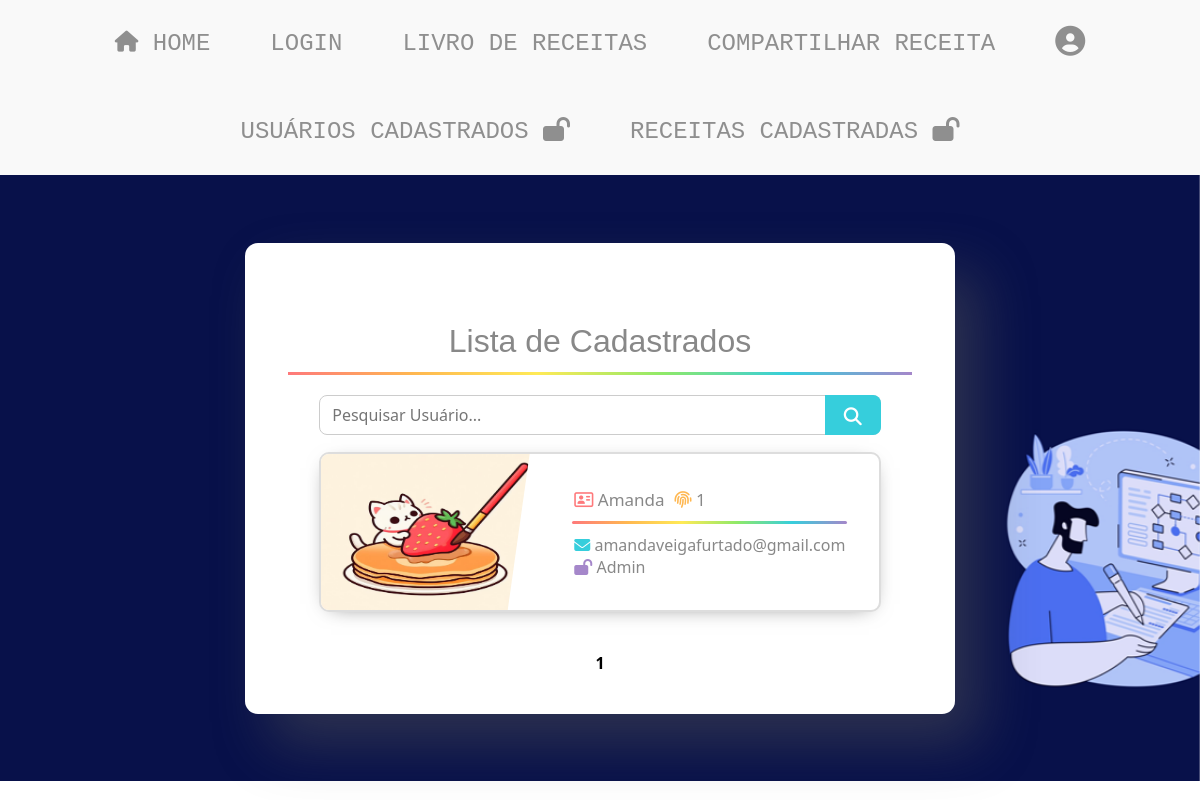
/usuario/listagem_cadastros.php, run on the app's committed database.
### tables this page shows
CREATE TABLE IF NOT EXISTS `usuario` (
  `id_usuario` int NOT NULL AUTO_INCREMENT,
  `nome_usuario` varchar(220) NOT NULL,
  `email_usuario` varchar(220) NOT NULL,
  `senha_usuario` varchar(220) NOT NULL,
  `imagem_usuario` varchar(220) NOT NULL DEFAULT '../css/img/usuario/no_image.png',
  `statusAdministrador_usuario` char(1) NOT NULL DEFAULT 'c',
  PRIMARY KEY (`id_usuario`),
  UNIQUE KEY `unique_nome_usuario` (`nome_usuario`),
  UNIQUE KEY `unique_email_usuario` (`email_usuario`)
);

### usuario/listagem_cadastros.php (the view, shortened to what this page needs)
<?php
    include_once '../conexao.php';
    include_once '../menu.php';
    include_once '../menu_admin.php';
?>
<!DOCTYPE html>
<html lang="pt-br">
<head>
</head>
<body>
    <div class="container_background_image_grow">
        <div class="container_whitecard_grow">
            <div class="container_form">
                <div class="form-title-big">
                    <button>Lista de Cadastrados</button>
                    <div class="toggle-line-big"></div>
                </div>
                <div style="position: relative; width: 90%; align-items: center;">
                    <form method="GET" action="">
                        <input type="text" name="search" id="search" placeholder="Pesquisar Usuário..." style="width: 100%; padding-right: 40px; height: 40px; border-radius: 8px; border: 1px solid #ccc; box-sizing: border-box;" value="<?php echo isset($_GET['search']) ? htmlspecialchars($_GET['search']) : ''; ?>">
                        <button type="submit" class="button-search" style="position: absolute; right: 0; top: 0; height: 40px; width: 10%; border-radius: 0 8px 8px 0; border: none;">
                            <i class="fa fa-search"></i>
                        </button>
                    </form>
                </div>
                <?php
                $pagina_atual = filter_input(INPUT_GET, "page", FILTER_SANITIZE_NUMBER_INT);
                $pagina = !empty($pagina_atual) ? $pagina_atual : 1;
                $limite_resultado = 7;
                $inicio = ($limite_resultado * $pagina) - $limite_resultado;
                $search = filter_input(INPUT_GET, 'search', FILTER_SANITIZE_FULL_SPECIAL_CHARS);
                $search_param = '%' . $search . '%';
                try {
                    $query_usuario = "SELECT id_usuario, nome_usuario, email_usuario, imagem_usuario, statusAdministrador_usuario
                                      FROM usuario
                                      WHERE nome_usuario LIKE :search OR email_usuario LIKE :search
                                      LIMIT :inicio, :limite";
                    $result_usuario = $conn->prepare($query_usuario);
                    $result_usuario->bindParam(':search', $search_param, PDO::PARAM_STR);
                    $result_usuario->bindValue(':inicio', (int) $inicio, PDO::PARAM_INT);
                    $result_usuario->bindValue(':limite', (int) $limite_resultado, PDO::PARAM_INT);
                    $result_usuario->execute();
                    $usuarios = $result_usuario->fetchAll(PDO::FETCH_ASSOC);
                    if (!empty($usuarios)) {
                        foreach ($usuarios as $usuario) {
                            $id_usuario = htmlspecialchars($usuario['id_usuario']);
                            $nome_usuario = htmlspecialchars($usuario['nome_usuario']) ?? 'Nome do Usuário Indisponível';
                            $email_usuario = htmlspecialchars($usuario['email_usuario']);
                            $imagem_usuario = htmlspecialchars($usuario['imagem_usuario']) ?? 'caminho/default_image.jpg';
                            $statusAdministrador_usuario = htmlspecialchars($usuario['statusAdministrador_usuario']);
                            ?>
<div class="projcard-small">
    <a href="registro_usuario.php?id_usuario=<?php echo htmlspecialchars($id_usuario); ?>" style="text-decoration: none; display: block;">
        <div class="projcard-innerbox">
            <img class="projcard-img" src="<?php echo htmlspecialchars($imagem_usuario); ?>" alt="Imagem do Usuário">
            <div class="projcard-textbox">
                <div class="projcard-subtitle">
                    <?php echo '<br><i class="fa-regular fa-address-card" style="color: #fe797b;"></i> ' . htmlspecialchars($nome_usuario) . '<span style="margin-left: 10px;"></span><i class="fa-solid fa-fingerprint" style="color: #ffb750;"></i> ' . htmlspecialchars($id_usuario); ?>
                    <div class="projcard-bar"></div>
                </div>
                <div class="projcard-description">
                    <?php
                        echo '<i class="fa-solid fa-envelope" style="color: #36cedc;"></i> ' . htmlspecialchars($email_usuario) . '<br>';
                        if ($statusAdministrador_usuario == 'a') {
                            echo '<i class="fa-solid fa-lock-open" style="color: #a587ca;"></i> Admin';
                        } elseif ($statusAdministrador_usuario == 'b') {
                            echo '<i class="fa-solid fa-lock" style="color:#8f8f8f;"></i> Banido';
                        } elseif ($statusAdministrador_usuario == 'c') {
                            echo '<i class="fa-solid fa-unlock" style="color: #a587ca;"></i> Comum';
                        } else {
                            echo 'Status Desconhecido';
                        }
                    ?>
                </div>
            </div>
        </div>
    </a>
</div>
                            <?php
                        }
                        $query_total = "SELECT COUNT(*) as total FROM usuario WHERE nome_usuario LIKE :search OR email_usuario LIKE :search";
                        $result_total = $conn->prepare($query_total);
                        $result_total->bindParam(':search', $search_param, PDO::PARAM_STR);
                        $result_total->execute();
                        $total_registros = $result_total->fetch(PDO::FETCH_ASSOC)['total'];
                        $total_paginas = ceil($total_registros / $limite_resultado);
                        echo '<div class="pagination">';
                        for ($i = 1; $i <= $total_paginas; $i++) {
                            if ($i == $pagina) {
                                echo '<strong>' . $i . '</strong>';
                            } else {
                                echo '<a href="?page=' . $i . '&search=' . urlencode($search) . '">' . $i . '</a>';
                            }
                        }
                        echo '</div>';
                    } else {
                        $_SESSION['mensagem'] = "Nenhum usuário encontrado";
                    }
                } catch (PDOException $e) {
                    error_log($e->getMessage());
                    echo '<p>Ocorreu um erro ao buscar os usuários. Por favor, tente novamente mais tarde.</p>';
                } catch (Exception $e) {
                    error_log($e->getMessage());
                    echo '<p>Ocorreu um erro inesperado. Por favor, tente novamente mais tarde.</p>';
                }
                ?>
            </div>
        </div>
    </div>
</body>
</html>

### data on the page
usuario: imagem_usuario (picture), nome_usuario "Amanda", id_usuario "1", email_usuario "amandaveigafurtado@gmail.com", statusAdministrador_usuario "a" (drawn)
